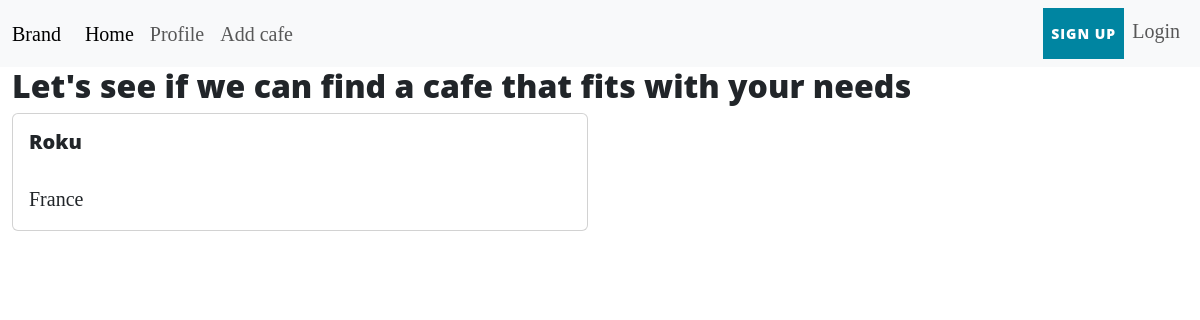
Before: / with the older database file.
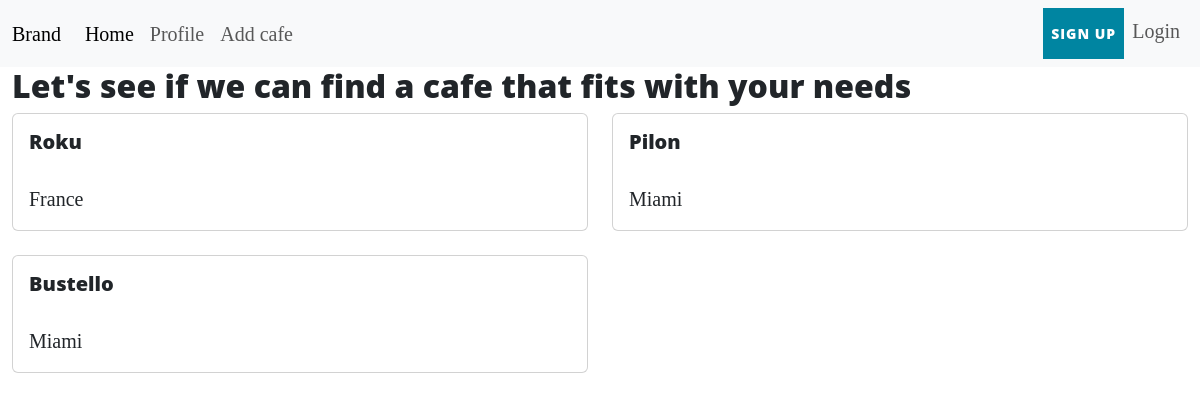
After: the same page with the newer database file.
### project/models/cafe.py (models this page shows, shortened)
class Cafe(db.Model, UserMixin):
    __tablename__ = "cafes"
    id = db.Column(db.Integer, primary_key=True)
    name = db.Column(db.String(100), nullable=False)
    location = db.Column(db.String(100), nullable=False)
    tables_quantity = db.Column(db.String(100), nullable=False)
    long_stay = db.Column(db.String(3), nullable=False)
    has_wifi = db.Column(db.String(3), nullable=False)
    has_sockets = db.Column(db.String(3), nullable=False)
    is_quiet = db.Column(db.String(3), nullable=False)
    is_allow_calls = db.Column(db.String(3), nullable=False)
    creator_id = db.Column(db.Integer, db.ForeignKey("users.id"))
    comments = db.relationship("Comment", backref="cafes", lazy=True)

### project/routes/cafe_view.py (the view)
@cafe.route("/")
def home():
    all_cafes = list(db.session.execute(db.select(Cafe)).scalars())
    return render_template("index.html", cafes=all_cafes)

### project/templates/cafe/index.html
{% extends 'base.html'  %}
{% block content %}
<h2>Let's see if we can find a cafe that fits with your needs</h2>
<div class="row row-cols-1 row-cols-md-2 g-4">
	{% for cafe in cafes %}
	<a href="{{ url_for('cafe.cafe_detail', id=cafe.id) }}" style="text-decoration: none; color:none;">
		<div class="col">
			<div class="card">
				<div class="card-body">
					<h5 class="card-title">{{ cafe.name }}</h5>
					<p class="card-text">{{ cafe.location }}</p>
				</div>
			</div>
		</div>
		{% endfor %}
	</a>
</div>
{% endblock %}

Changed rows visible on the page:
added Cafe: name "Pilon", location "Miami"
added Cafe: name "Bustello", location "Miami"
